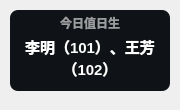
<?xml version="1.0" encoding="UTF-8"?>
<ui version="4.0">
 <class>Theme</class>
 <widget class="QWidget" name="Form">
  <property name="geometry">
   <rect>
    <x>0</x>
    <y>0</y>
    <width>180</width>
    <height>110</height>
   </rect>
  </property>
  <property name="minimumSize">
   <size>
    <width>0</width>
    <height>0</height>
   </size>
  </property>
  <property name="maximumSize">
   <size>
    <width>16777215</width>
    <height>65536</height>
   </size>
  </property>
  <property name="windowTitle">
   <string>值日生</string>
  </property>
  <widget class="QLabel" name="duty_title">
   <property name="geometry">
    <rect>
     <x>15</x>
     <y>14</y>
     <width>150</width>
     <height>18</height>
    </rect>
   </property>
   <property name="font">
    <font>
     <family>Microsoft YaHei UI</family>
     <pointsize>9</pointsize>
     <weight>75</weight>
     <bold>true</bold>
    </font>
   </property>
   <property name="styleSheet">
    <string notr="true">color: rgba(255, 255, 255, 150);
font-weight: bold;</string>
   </property>
   <property name="text">
    <string>今日值日生</string>
   </property>
   <property name="textFormat">
    <enum>Qt::PlainText</enum>
   </property>
   <property name="alignment">
    <set>Qt::AlignCenter</set>
   </property>
  </widget>
  <widget class="QLabel" name="duty_text">
   <property name="geometry">
    <rect>
     <x>15</x>
     <y>32</y>
     <width>150</width>
     <height>52</height>
    </rect>
   </property>
   <property name="font">
    <font>
     <family>Microsoft YaHei UI</family>
     <pointsize>11</pointsize>
     <weight>75</weight>
     <bold>true</bold>
    </font>
   </property>
   <property name="styleSheet">
    <string notr="true">border: none;
color: rgba(255, 255, 255, 255);
font-weight: bold</string>
   </property>
   <property name="text">
    <string>李明（101）、王芳（102）</string>
   </property>
   <property name="textFormat">
    <enum>Qt::RichText</enum>
   </property>
   <property name="wordWrap">
    <bool>true</bool>
   </property>
   <property name="alignment">
    <set>Qt::AlignCenter</set>
   </property>
  </widget>
  <widget class="QLabel" name="backgnd">
   <property name="geometry">
    <rect>
     <x>10</x>
     <y>10</y>
     <width>160</width>
     <height>81</height>
    </rect>
   </property>
   <property name="styleSheet">
    <string notr="true">background-color: rgba(15, 18, 22, 255);
border-radius: 8px</string>
   </property>
   <property name="text">
    <string/>
   </property>
  </widget>
  <zorder>backgnd</zorder>
  <zorder>duty_title</zorder>
  <zorder>duty_text</zorder>
 </widget>
 <resources/>
 <connections/>
</ui>
